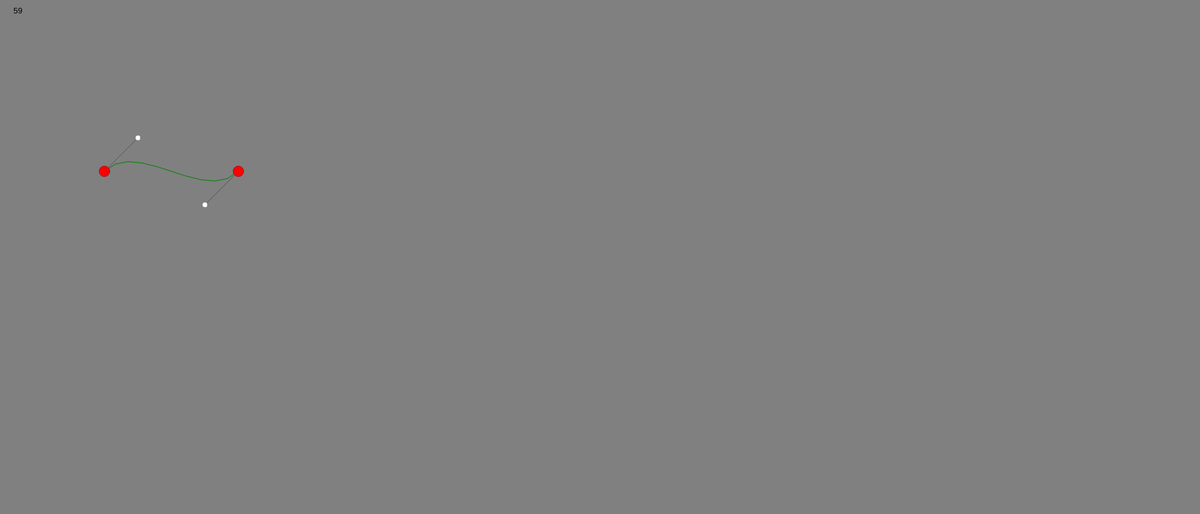
Frame 1 (no input)
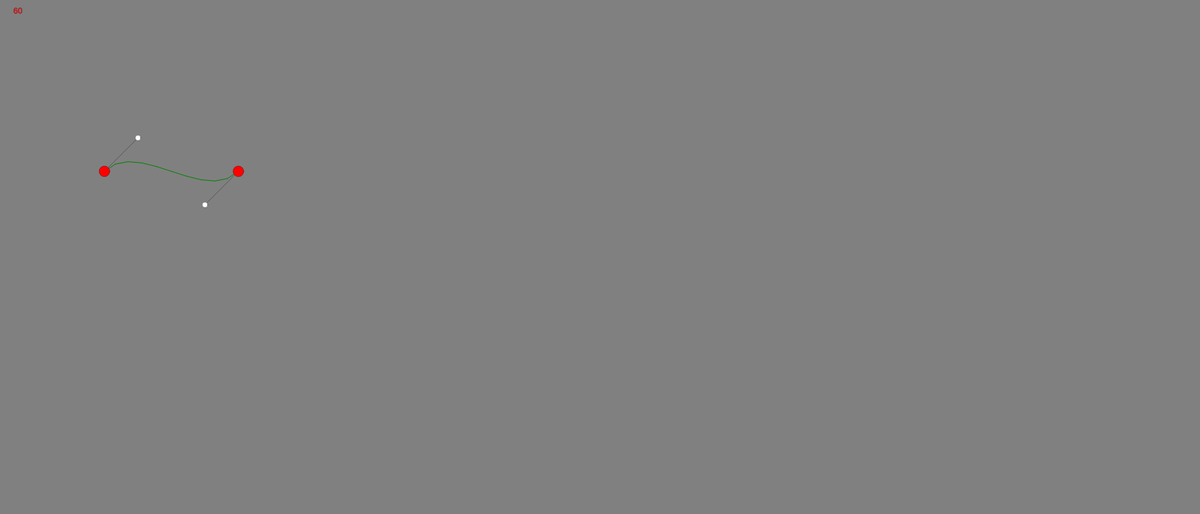
Frame 60 (no input)
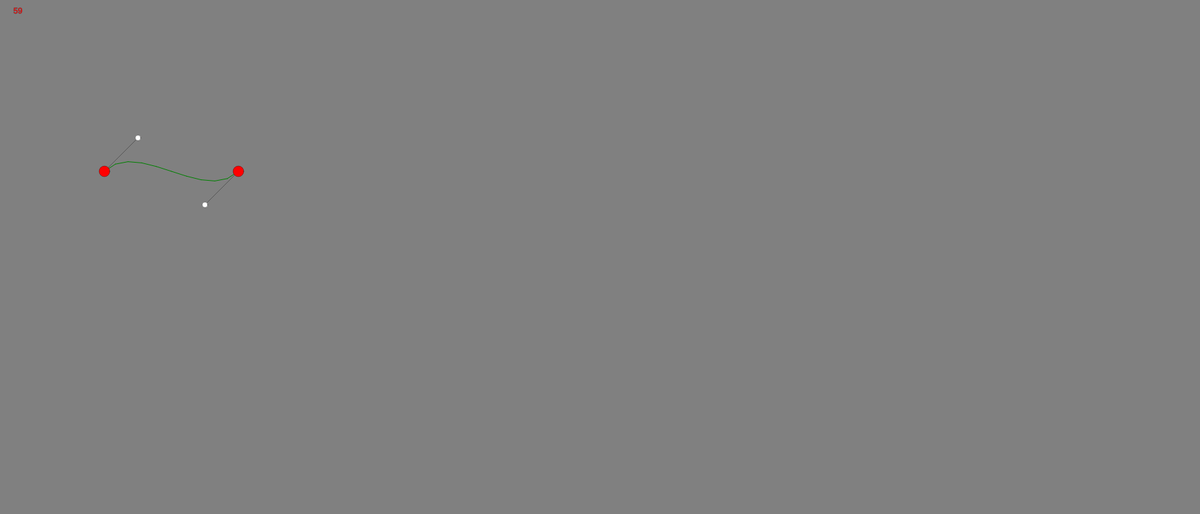
Frame 120 (the mouse pressed at the canvas centre since frame 60)

The p5.js sketch that drew these frames (run headless with seeded random() and noise() and a simulated clock; from frame 60 on, the mouse is pressed at the canvas centre):

// p5.js sketch
// ── sketch.js
let curveEditor;

function setup() {
    createCanvas(1792,768)
    background(0)
    frameRate(60)
    curveEditor = new BezierCurveEditor(createVector(256,256))
    //noLoop()
}

function draw() {
    background(128)
    text(Math.floor(frameRate()),20,20)
    curveEditor.draw()
    if(isPointsActive) {
        for (const point of curveEditor.points) {
            point.update()
            point.draw()
        }
    }
}

function keyPressed() {
    if (key === 'y') {
        curveEditor.addPoint(mouseX, mouseY)
    }
    if (key === 'u') {
        curveEditor.makeLoop()
    }
    if (key === 'i') {
        draw()
    }
  }

function mousePressed() {
    for (const point of curveEditor.points) {
        point.pressed()
    }
}

function mouseReleased() {
    for (const point of curveEditor.points) {
        point.released()
    }
}
// ── bezierCurve.js
class BezierCurveEditor {
    constructor(center) {
        this.points = [];
        this.center = center
        this.anchorCount = 0
        this.controlCount = 0
        this.isLoop = false
        this.generatePoints()
    }

    generatePoints() {
        this.points.push(new DraggableCircle(createVector(this.center.x - 100, this.center.y), true, `${this.anchorCount}`))
        this.anchorCount += 1
        this.points.push(new DraggableCircle(createVector(this.center.x - 50, this.center.y - 50), false, `${this.controlCount}`))
        this.controlCount += 1
        this.points.push(new DraggableCircle(createVector(this.center.x + 50, this.center.y + 50), false, `${this.controlCount}`))
        this.controlCount += 1
        this.points.push(new DraggableCircle(createVector(this.center.x + 100, this.center.y), true, `${this.anchorCount}`))
        this.anchorCount += 1
        this.points[1].setPairAndAnchor(null, this.points[0])
        this.points[2].setPairAndAnchor(null, this.points[3])
        this.points[0].setControls([this.points[1]])
        this.points[3].setControls([this.points[2]])
    }
    
    addPoint(x, y) {
        if(this.isLoop) {
            console.log("How do you add a point to a closed loop?")
            return 
        }
        if(x >= width || y>= height) {
            console.log("Cannot add point out of canvas")
            return
        }
        let lastPointPos = this.points[this.points.length-1].pos
        let lastPointIndex = this.points.length-1

        let firstControl = createVector(
            2 * this.points[lastPointIndex].pos.x - this.points[lastPointIndex - 1].pos.x,
            2 * this.points[lastPointIndex].pos.y - this.points[lastPointIndex - 1].pos.y,
        )
        let secondControl = createVector((firstControl.x+x)/2, (firstControl.y+y)/2)
        let firstAnchor = createVector(x,y)
        // fill("blue")
        // ellipse(firstControl.x, firstControl.y, 10,10)
        // ellipse(x, y, 10, 10)
        // ellipse((firstControl.x+x)/2, (firstControl.y+y)/2, 10, 10)
        // console.log(firstControl.x)
        // console.log(firstControl.y)

        this.points.push(new DraggableCircle(firstControl, false, `${this.controlCount}`))
        this.controlCount += 1
        this.points.push(new DraggableCircle(secondControl, false, `${this.controlCount}`))
        this.controlCount += 1
        this.points.push(new DraggableCircle(firstAnchor, true, `${this.anchorCount}`))

        this.points[lastPointIndex].setControls([this.points[lastPointIndex - 1], this.points[lastPointIndex + 1]])
        this.points[lastPointIndex + 3].setControls([this.points[lastPointIndex + 2]])

        this.points[lastPointIndex - 1].setPairAndAnchor(this.points[lastPointIndex + 1], this.points[lastPointIndex])
        this.points[lastPointIndex + 1].setPairAndAnchor(this.points[lastPointIndex - 1], this.points[lastPointIndex])
        this.points[lastPointIndex + 2].setPairAndAnchor(null, this.points[lastPointIndex + 3])
        this.anchorCount += 1
    }

    makeLoop() {
        if(this.anchorCount <= 2 && !this.isLoop) {
            console.log("Cannot make loop with 2 anchors")
            return
        }
        if(this.isLoop) {
            this.points.pop()
            this.points.pop()
        } else {
            let firstControl = createVector(
                2 * this.points[this.points.length-1].pos.x - this.points[this.points.length-2].pos.x,
                2 * this.points[this.points.length-1].pos.y - this.points[this.points.length-2].pos.y,
            )

            let secondControl = createVector(
                2 * this.points[0].pos.x - this.points[1].pos.x,
                2 * this.points[0].pos.y - this.points[1].pos.y,
            )

            this.points.push(new DraggableCircle(firstControl, false, `${this.controlCount}`))
            this.controlCount += 1
            this.points.push(new DraggableCircle(secondControl, false, `${this.controlCount}`))
            this.controlCount += 1
    
            this.points[this.points.length - 3].controls.push(this.points[this.points.length - 2])
            this.points[0].controls.push(this.points[this.points.length - 1])
            
            this.points[this.points.length - 2].setPairAndAnchor(this.points[this.points.length - 4], this.points[this.points.length - 3])
            this.points[this.points.length - 4].setPairAndAnchor(this.points[this.points.length - 2], this.points[this.points.length - 3])
            
            this.points[1].setPairAndAnchor(this.points[this.points.length - 1], this.points[0])
            this.points[this.points.length - 1].setPairAndAnchor(this.points[1], this.points[0])
        }
        
        this.isLoop = !this.isLoop
    }
    //this not gonna work do it with inheritence
    // update() {
    //     for (const [index, point] of this.points.entries()) {
    //         if(!point.isAnchor && index !== 1 && index !== this.points.length - 2) {
                
    //         }
    //     }
    // }

    draw() {
        // for (const point of this.points) {
        //     point.update()
        //     point.draw()
        // }
        //console.log(this.points.length)
        //console.log("------")
        for (let i = 0; i < this.isLoop ?  this.points.length-2 : this.points.length ; i+=3) {
            //console.log(i)
            if(this.points[i+1] === undefined || (this.isLoop && this.points[i+3] === undefined)) {
                stroke(color(0,0,0,80))
                line(this.points[i].pos.x, this.points[i].pos.y, this.points[i-1].pos.x, this.points[i-1].pos.y)
                break
            }
            if(i === 0) {
                stroke(color(0,0,0,80))
                line(this.points[i].pos.x, this.points[i].pos.y, this.points[i+1].pos.x, this.points[i+1].pos.y)
            } else {
                stroke(color(0,0,0,80))
                line(this.points[i].pos.x, this.points[i].pos.y, this.points[i+1].pos.x, this.points[i+1].pos.y)
                line(this.points[i].pos.x, this.points[i].pos.y, this.points[i-1].pos.x, this.points[i-1].pos.y)
            }
            this.drawBezierCurve(this.points[i].pos, this.points[i+1].pos, this.points[i+2].pos, this.points[i+3].pos);
        }
        //drawBezierCurve(this.points[0].pos, this.points[1].pos, this.points[2].pos, this.points[3].pos);
        //console.log("++++++++")
        if(this.isLoop) {
            this.drawBezierCurve(this.points[this.points.length - 3].pos, this.points[this.points.length - 2].pos, this.points[this.points.length - 1].pos, this.points[0].pos);
            stroke(color(0,0,0,80))
            line(this.points[this.points.length - 3].pos.x, this.points[this.points.length - 3].pos.y, this.points[this.points.length - 2].pos.x, this.points[this.points.length - 2].pos.y)
            line(this.points[this.points.length - 1].pos.x, this.points[this.points.length - 1].pos.y, this.points[0].pos.x, this.points[0].pos.y)
        }
    }

    drawBezierCurve(p0, p1, p2, p3) {
        let previousPoint = p0;
        for (let t = 0; t <= 1; t += 0.1) {
            let result = this.CubicCurve(p0, p1, p2, p3, t);
            stroke("green");
            line(previousPoint.x, previousPoint.y, result.x, result.y);
            noStroke();
            previousPoint = result;
        }
    }

    Lerp(p1,p2,t) {
        let sub = p5.Vector.sub(p2, p1)
        sub.mult(t);
        let add = p5.Vector.add(p1, sub);
        return add
    }
    
    QuadratricCurve(p1,p2,p3,t) {
        let a = this.Lerp(p1,p2,t)
        let b = this.Lerp(p2,p3,t)
    
        // stroke("white")
        // line(p1.x, p1.y, p2.x, p2.y)
        // line(p2.x, p2.y, p3.x, p3.y)
        // noStroke()
        // fill(255)
        // stroke("blue")
        // line(a.x, a.y, b.x, b.y)
        // noStroke()
        // ellipse(a.x, a.y, 5, 5);
        // ellipse(b.x, b.y, 5, 5);
    
        let pResult = this.Lerp(a,b,t)
        // fill("blue")
        // ellipse(pResult.x, pResult.y, 5, 5);
        return pResult
    }
    
    CubicCurve(p1,p2,p3,p4,t) {
        let a = this.QuadratricCurve(p1,p2,p3,t)
        let b = this.QuadratricCurve(p2,p3,p4,t)
        let pResult = this.Lerp(a,b,t)
        // stroke("green")
        // line(a.x, a.y, b.x, b.y)
        // noStroke()
        // fill("green")
        // ellipse(pResult.x, pResult.y, 5, 5);
        return pResult
    }
}
// ── draggableCircle.js
class DraggableCircle {
    constructor(pos, isAnchor = false, name = "") {
        this.pos = pos;
        this.isAnchor = isAnchor;
        this.name = name;
        this.dragging = false;
        this.diameter = isAnchor ? 16 : 8;
        this.color = isAnchor ? color(255, 0, 0) : color(255, 255, 255);
        this.pair;
        this.anchor;
        this.controls;
    }

    setPairAndAnchor(pair, anchor) {
        if(this.isAnchor && controls) {
            console.log("Cannot Set Pair To Anchor")
            return
        }
        this.anchor = anchor;
        this.pair = pair;
    }

    setControls(controls) {
        this.controls = controls
    }

    isOver() {
        let distance = sqrt(pow(abs(mouseX - this.pos.x),2) + pow(abs(mouseY - this.pos.y),2))
        if(distance <= this.diameter/2) {
            return true
        } else {
            return false
        }
    }

    pressed() {
        let distance = sqrt(pow(abs(mouseX - this.pos.x),2) + pow(abs(mouseY - this.pos.y),2))
        if (distance <= this.diameter/2) {
          this.dragging = true;
          this.offsetX = this.pos.x - mouseX;
          this.offsetY = this.pos.y - mouseY;
        }
    }

    released() {
        //console.log(this)
        this.dragging = false;
    }

    update() {
        let prewPosX = this.pos.x
        let prewPosY = this.pos.y
        if (this.dragging) {
            this.pos.x = mouseX + this.offsetX;
            this.pos.y = mouseY + this.offsetY;
        } else if(this.pair && this.pair.dragging) {
            let dst = p5.Vector.sub(this.anchor.pos, this.pos).mag()
            let dir = p5.Vector.sub(this.anchor.pos, this.pair.pos).normalize()
            let newPos = p5.Vector.mult(dir, dst)
            newPos.add(this.anchor.pos)
            this.pos = newPos;
        }
        if (this.isAnchor && this.dragging) {
            this.controls.forEach(control => {
                let offset = p5.Vector.sub(createVector(prewPosX, prewPosY), this.pos);
                control.pos.x += offset.x * -1;
                control.pos.y += offset.y * -1;
            });
        }
    }

    draw() {
        fill(this.color)
        if(this.name != "") {
            //text(this.name, this.pos.x+10, this.pos.y-10)
        }
        ellipse(this.pos.x, this.pos.y, this.diameter, this.diameter)
    }
}
// ── style.css
* {
    margin: 0;
    padding: 0;
    box-sizing: border-box;
}

main {
    display: flex;
    flex-direction: column;
    align-items: center;
}

canvas {
    position: relative;
}

.button-container {
    position: absolute;
    top: 40px;
    left: 10px;
    display: flex;
    flex-direction: column;
}

button {
    width: 100px;
    height: 20px;
    margin: 5px 0;
    /* padding: 5px 0; */
    border: none;
    background-color: #d15a5a;
    cursor: pointer;
    z-index: 10;
}

span {
    color: black;
    font-size: 15px;
    font-weight: lighter;
    z-index: 10;
}
// ── variables.js
let isRoadActive = false;
let isPointsActive = true;

function toggleRoad() {
    isRoadActive = !isRoadActive
}

function togglePoints() {
    isPointsActive = !isPointsActive
}
